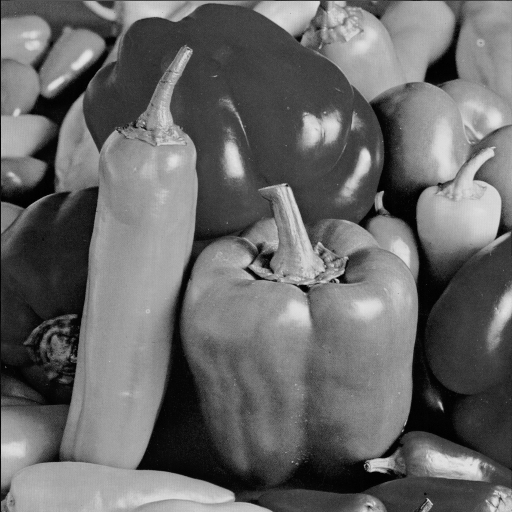
#> input picture Ficha 8/InforEstudante/Peppers.bmp, 512 x 512 px, found by its file name
$ jupyter execute --allow-errors ATD2022_Ficha8_Python.ipynb   (older library calls are emulated)
#> lines starting #> are read from the running program, lines starting #| are printed output that depends on the picture; long printed decimals are rounded
### Uma Resolução da Ficha Prática nº 8 de ATD 2022 usando Python
Alberto Cardoso ©DEI2021/2022

Objetivo: Pretende-se usar a Transformada de Fourier Discreta (DFT) para ilustrar os conceitos de frequência em sinais áudio e em imagens e para efetuar a sua análise no tempo e na frequência, usando a Transformada de Fourier em Janelas (STFT) de dimensão fixa.

**Exercício 1.** Considerar o sinal de áudio do ficheiro 'escala.wav' (disponível no Nónio).

[cell 1]
import numpy as np
#import matplotlib
#matplotlib.use('nbagg')  # possibilidade de interagir com as figuras
import matplotlib.pyplot as plt
from scipy.signal import find_peaks
from scipy.signal import spectrogram
from scipy.io import wavfile
from playsound import playsound

**Exercício 1.1** Ler e escutar o sinal áudio, utilizando as funções do Matlab *audioread* e *sound*.

[cell 2]
print('FP8 - Exercício 1.1')
# Ex1.1 Ler e escutar o sinal áudio

fich_wav = 'escala.wav'
#fich_wav = 'sax-phrase-short.wav'

#> (the rest of this cell did not finish here and is left out)

**Exercício 1.2** Indicar a frequência de amostragem ($f_s$), o período fundamental ($N$) e a frequência fundamental ($\Omega_0$) do sinal de tempo discreto $x[n]$ e a resolução em frequência (em Hz).

[cell 3]
print('FP8 - Exercício 1.2\n')
# Ex 1.2
print('frequência de amostragem, fs, [Hz]:')
#> (the rest of this cell did not finish here and is left out)

**1.3**	Obter e representar o espetro (magnitude) de $x[n]$, usando as funções *fft*, *fftshift* e *abs*.

[cell 4]
print('FP8 - Exercício 1.3\n')
# Ex 1.3

#> (the rest of this cell did not finish here and is left out)

[cell 5]
plt.figure(figsize=(12,5))
#> (the rest of this cell did not finish here and is left out)

**1.4**	Identificar as frequências angulares ($\Omega$ em $rad$) e as frequências ($f$ em Hz) mais relevantes do sinal (considerar as frequências cujas componentes têm magnitude superior a, por exemplo, 20\% do valor máximo).

[cell 6]
print('FP8 - Exercício 1.4')
# Ex 1.4

plt.figure(figsize=(12,5))
#> (the rest of this cell did not finish here and is left out)

**1.5**	Determinar as notas musicais associadas às frequências mais relevantes do sinal, considerando a seguinte tabela:

**Nota sobre o Exercício 1**:
A tabela apresentada no enunciado do exercício corresponde a uma parte do conjunto de todas as notas musicais. Os sons audíveis pelos humanos correspondem, usualmente, a frequências compreendidas entre 20Hz e 20KHz. Estando as notas musicais organizadas por oitavas, as suas frequências tomam o valor do dobro da frequência das notas uma oitava acima e reduzem a metade quando estão uma oitava abaixo. Na figura seguinte apresenta-se um conjunto mais alargado de notas musicais e respetivas frequências (com os valores mais exatos), sendo as notas correspondentes às teclas pretas os sustenidos.

[cell 7]
print('FP8 - Exercício 1.5')

# Ex 1.5

f_notas = np.array([262, 277, 294, 311, 330, 349, 370, 392, 415, 440, 466, \
    494, 523, 587, 659, 698, 784, 880, 988, 1047, 1174, 1318, 1396, \
    1568, 1760, 1976, 2094, 2348, 2636, 2792, 3136, 3520, 3952, 4188, 4696, 5272]).T
notas = np.array(['Dó   ', 'DóS  ', 'Ré   ', 'RéS  ', 'Mi   ', \
    'Fá   ', 'FáS  ', 'Sol  ', 'SolS ', 'Lá   ', 'LáS  ', 'Si   ', \
    'Dó2  ', 'DóS2 ', 'Ré2  ', 'RéS2 ', 'Mi2  ', \
    'Fá2  ', 'FáS2 ', 'Sol2  ', 'SolS2', 'Lá2  ', 'Lás2 ', 'Si2  ', \
    'Dó3  ', 'Dó s3', 'Ré3  ', 'Rés 3', 'Mi2  ', \
    'Fá3  ', 'FáS3 ', 'Sol3  ', 'SolS3', 'Lá3  ', 'LáS3 ', 'Si3  '])

ind_nj = np.array([], dtype=np.int64)

#> (the rest of this cell did not finish here and is left out)

**Exercício 1.6** Repetir o exercício para outro sinal de áudio como, por exemplo, o 'sax-phrase-short.wav'.

[cell 8]
print('FP8 - Exercício 1.6')

# Alterar em 1.1 o sinal a considerar
# e ajustar, se necessário, a percentagem para o limiar a considerar em 1.4

**Exercício 2** A Transformada de Fourier Discreta (DFT) possibilita o processamento de imagens permitindo, por exemplo, a análise computacional de imagens, a filtragem de imagens, a extração de características, a compressão / reconstrução de imagens, etc. A aplicação da DFT permite decompor uma imagem em termos das suas componentes sinusoidais, aceitando como entrada uma imagem definida no domínio do espaço real, produzindo como saída uma imagem definida no domínio das frequências espaciais. Um ponto na imagem de saída corresponde a uma frequência na imagem de entrada. Por exemplo, o pixel no centro geométrico da imagem de saída corresponde à componente DC da imagem. Quando os restantes pixéis são percorridos do centro para a periferia obtêm-se valores crescentes de frequências na imagem de entrada.
Considerar a imagem do ficheiro **'peppers.bmp'**.

**Exercício 2.1** Ler a imagem usando a função *imread*.

[cell 9]
print('FP8 - Exercício 2.1')
#imagem = Image.open('peppers.bmp')
imagem = plt.imread('peppers.bmp')
#> imagem is the input picture: shape (512, 512); min 0, max 229, mean 104.2
ind = np.array(imagem)

**Exercício 2.2** Representar a imagem original, usando a função *imshow*.

[cell 10]
print('FP8 - Exercício 2.2')

plt.imshow(ind,cmap='gray')

**Exercício 2.3** Obter as componentes de frequência da imagem usando as funções *fft2* e *fftshift* e representar graficamente a sua magnitude em função do domínio definido em termos das dimensões (entre $-N/2$ e $N/2$) da imagem (considere a função *mesh* e $20*log10(abs(  ))$).
Caraterizar a magnitude do espetro da imagem e obter a cor média da imagem (vetor do mapa de cores correspondente à componente DC da imagem ou à frequência zero).

[cell 11]
X_imagem = np.fft.fftshift(np.fft.fft2(imagem))

N = len(X_imagem)
#> N = 512

eixo = np.linspace(-N/2,N/2-1, N)
#> eixo = 512 values from -256 to 255

fig = plt.figure()       # cria figura para visualização 3D
ax = fig.add_axes([1, 1, 1, 1],projection='3d')

eixo_X,eixo_Y=np.meshgrid(eixo,eixo)
ax.plot_surface(eixo_X, eixo_Y, 20*np.log10(np.abs(X_imagem)),cmap='winter')
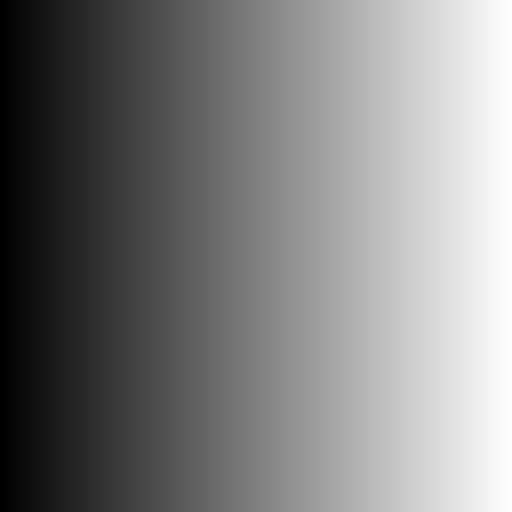
#> eixo_X: shape (512, 512) float64; min -256, max 255, mean -0.5; drawn with min black and max white
plt.show()

[cell 12]
print('Índice da cor média no mapa de cores da imagem:')
C0=np.abs(X_imagem[int(N/2),int(N/2)])/N/N
#> C0 = 104.2
print('C0 =', C0)
#| C0 = 104.210
print('Côr média =', np.mean(np.mean(imagem)))
#| Côr média = 104.210

plt.imshow(int(C0)*np.ones(imagem.shape, dtype=np.int64), cmap='gray', vmin=0,vmax=255)
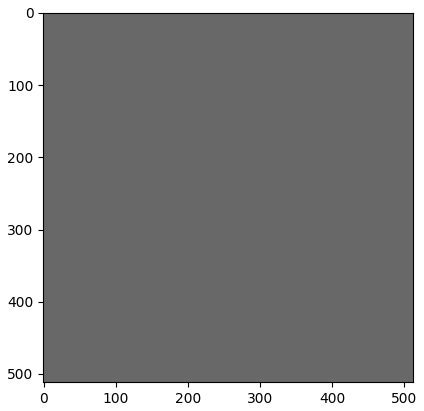
#> figure drawn by matplotlib, 1 panel
